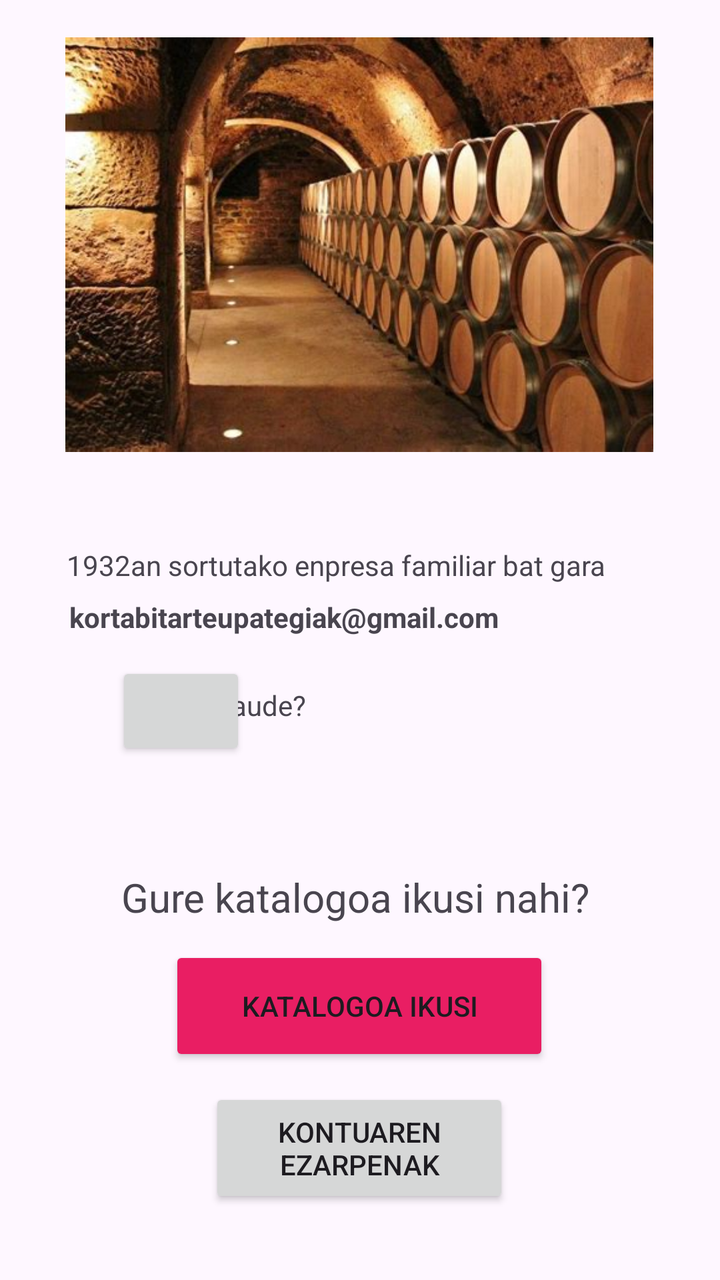
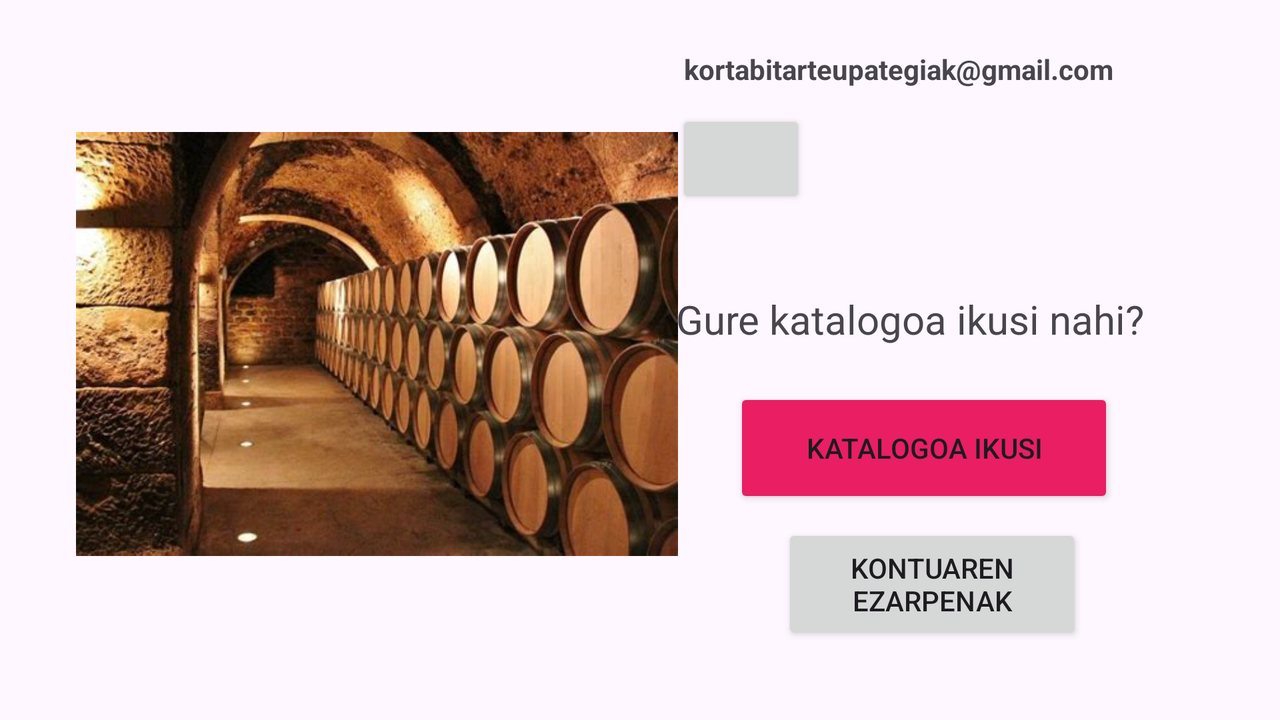

An Android layout and its configuration variant, each rendered on a device that would load it. The default file and the variant file are quoted in full after the pictures.
<!-- AndroidManifest.xml: application theme Theme.KortabitarteUpategiak -->
<!-- res/layout/fragment_menua.xml -->
<?xml version="1.0" encoding="utf-8"?>
<FrameLayout xmlns:android="http://schemas.android.com/apk/res/android"
    xmlns:app="http://schemas.android.com/apk/res-auto"
    xmlns:tools="http://schemas.android.com/tools"
    android:layout_width="match_parent"
    android:layout_height="match_parent"
    tools:context=".Menua">

    <androidx.constraintlayout.widget.ConstraintLayout
        android:layout_width="match_parent"
        android:layout_height="match_parent">

        <ImageView
            android:id="@+id/imageView4"
            android:layout_width="294dp"
            android:layout_height="280dp"
            android:layout_marginStart="58dp"
            android:layout_marginEnd="59dp"
            android:layout_marginBottom="11dp"
            android:src="@drawable/bod"
            app:layout_constraintBottom_toTopOf="@+id/textView6"
            app:layout_constraintEnd_toEndOf="parent"
            app:layout_constraintStart_toStartOf="parent" />

        <Button
            android:id="@+id/kontuaBtn"
            android:layout_width="150dp"
            android:layout_height="60dp"
            android:layout_marginStart="130dp"
            android:layout_marginEnd="131dp"
            android:layout_marginBottom="36dp"
            android:text="Kontuaren Ezarpenak"
            app:icon="@android:drawable/ic_menu_sort_by_size"
            app:layout_constraintBottom_toBottomOf="parent"
            app:layout_constraintEnd_toEndOf="parent"
            app:layout_constraintStart_toStartOf="parent" />

        <TextView
            android:id="@+id/textView7"
            android:layout_width="238dp"
            android:layout_height="38dp"
            android:layout_marginStart="86dp"
            android:layout_marginEnd="87dp"
            android:text="Gure katalogoa ikusi nahi?"
            android:textSize="20sp"
            app:layout_constraintBottom_toTopOf="@+id/katalogoBtn"
            app:layout_constraintEnd_toEndOf="parent"
            app:layout_constraintStart_toStartOf="parent" />

        <Button
            android:id="@+id/katalogoBtn"
            android:layout_width="190dp"
            android:layout_height="60dp"
            android:layout_marginStart="110dp"
            android:layout_marginEnd="111dp"
            android:layout_marginBottom="11dp"
            android:backgroundTint="#E91E63"
            android:text="Katalogoa Ikusi"
            app:cornerRadius="5dp"
            app:layout_constraintBottom_toTopOf="@+id/kontuaBtn"
            app:layout_constraintEnd_toEndOf="parent"
            app:layout_constraintStart_toStartOf="parent" />

        <TextView
            android:id="@+id/ongiEtorriText"
            android:layout_width="300dp"
            android:layout_height="50dp"
            android:layout_marginStart="58dp"
            android:layout_marginTop="16dp"
            android:layout_marginEnd="53dp"
            android:layout_marginBottom="7dp"
            android:text="Ongi etorri, "
            android:textSize="25sp"
            app:layout_constraintBottom_toTopOf="@+id/imageView4"
            app:layout_constraintEnd_toEndOf="parent"
            app:layout_constraintStart_toStartOf="parent"
            app:layout_constraintTop_toTopOf="parent" />

        <Button
            android:id="@+id/locationBtn"
            android:layout_width="65dp"
            android:layout_height="49dp"
            android:layout_marginStart="58dp"
            android:layout_marginBottom="55dp"
            app:cornerRadius="5dp"
            app:icon="@android:drawable/ic_dialog_info"
            app:layout_constraintBottom_toTopOf="@+id/textView7"
            app:layout_constraintStart_toStartOf="parent" />

        <TextView
            android:id="@+id/textView6"
            android:layout_width="wrap_content"
            android:layout_height="wrap_content"
            android:layout_marginStart="58dp"
            android:layout_marginEnd="82dp"
            android:layout_marginBottom="7dp"
            android:text="1932an sortutako enpresa familiar bat gara"
            app:layout_constraintBottom_toTopOf="@+id/textView8"
            app:layout_constraintEnd_toEndOf="parent"
            app:layout_constraintStart_toStartOf="parent" />

        <TextView
            android:id="@+id/textView8"
            android:layout_width="wrap_content"
            android:layout_height="wrap_content"
            android:layout_marginStart="58dp"
            android:layout_marginEnd="134dp"
            android:layout_marginBottom="13dp"
            android:text="kortabitarteupategiak@gmail.com"
            android:textStyle="bold"
            app:layout_constraintBottom_toTopOf="@+id/locationBtn"
            app:layout_constraintEnd_toEndOf="parent"
            app:layout_constraintStart_toStartOf="parent" />

        <TextView
            android:id="@+id/textView9"
            android:layout_width="wrap_content"
            android:layout_height="wrap_content"
            android:layout_marginEnd="207dp"
            android:layout_marginBottom="73dp"
            android:text="Non gaude?"
            app:layout_constraintBottom_toTopOf="@+id/textView7"
            app:layout_constraintEnd_toEndOf="parent" />
    </androidx.constraintlayout.widget.ConstraintLayout>
</FrameLayout>
<!-- resources referenced by this layout -->
<resources>
  <!-- drawable bod: jpg bitmap (drawable, 40596 bytes) -->
  <style name="Theme.KortabitarteUpategiak" parent="Base.Theme.KortabitarteUpategiak" />
  <style name="Base.Theme.KortabitarteUpategiak" parent="Theme.Material3.DayNight.NoActionBar">
          
          
      </style>
</resources>
<!-- res/layout-land/fragment_menua.xml (the author's variant of the layout above) -->
<!-- drawn on the phone turned sideways -->
<?xml version="1.0" encoding="utf-8"?>
<FrameLayout xmlns:android="http://schemas.android.com/apk/res/android"
    xmlns:app="http://schemas.android.com/apk/res-auto"
    xmlns:tools="http://schemas.android.com/tools"
    android:layout_width="match_parent"
    android:layout_height="match_parent"
    tools:context=".Menua">

    <androidx.constraintlayout.widget.ConstraintLayout
        android:layout_width="match_parent"
        android:layout_height="match_parent">

        <ImageView
            android:id="@+id/imageView5"
            android:layout_width="301dp"
            android:layout_height="238dp"
            android:layout_marginStart="38dp"
            android:layout_marginBottom="69dp"
            android:src="@drawable/bod"
            app:layout_constraintBottom_toBottomOf="parent"
            app:layout_constraintStart_toStartOf="parent" />

        <Button
            android:id="@+id/kontuaBtn"
            android:layout_width="150dp"
            android:layout_height="60dp"
            android:layout_marginEnd="99dp"
            android:layout_marginBottom="38dp"
            android:text="Kontuaren Ezarpenak"
            app:icon="@android:drawable/ic_menu_sort_by_size"
            app:layout_constraintBottom_toBottomOf="parent"
            app:layout_constraintEnd_toEndOf="parent" />

        <Button
            android:id="@+id/katalogoBtn"
            android:layout_width="190dp"
            android:layout_height="60dp"
            android:layout_marginEnd="83dp"
            android:layout_marginBottom="8dp"
            android:backgroundTint="#E91E63"
            android:text="Katalogoa Ikusi"
            app:cornerRadius="5dp"
            app:layout_constraintBottom_toTopOf="@+id/kontuaBtn"
            app:layout_constraintEnd_toEndOf="parent" />

        <Button
            android:id="@+id/locationBtn"
            android:layout_width="65dp"
            android:layout_height="49dp"
            android:layout_marginEnd="237dp"
            android:layout_marginBottom="42dp"
            app:cornerRadius="5dp"
            app:icon="@android:drawable/ic_dialog_info"
            app:layout_constraintBottom_toTopOf="@+id/textView10"
            app:layout_constraintEnd_toEndOf="parent" />

        <TextView
            android:id="@+id/textView11"
            android:layout_width="wrap_content"
            android:layout_height="wrap_content"
            android:layout_marginTop="46dp"
            android:layout_marginEnd="31dp"
            android:layout_marginBottom="11dp"
            android:text="1932an sortutako enpresa familiar bat gara"
            app:layout_constraintBottom_toTopOf="@+id/textView12"
            app:layout_constraintEnd_toEndOf="parent"
            app:layout_constraintTop_toTopOf="parent" />

        <TextView
            android:id="@+id/textView12"
            android:layout_width="wrap_content"
            android:layout_height="wrap_content"
            android:layout_marginEnd="83dp"
            android:layout_marginBottom="11dp"
            android:text="kortabitarteupategiak@gmail.com"
            android:textStyle="bold"
            app:layout_constraintBottom_toTopOf="@+id/locationBtn"
            app:layout_constraintEnd_toEndOf="parent" />

        <TextView
            android:id="@+id/textView10"
            android:layout_width="238dp"
            android:layout_height="38dp"
            android:layout_marginEnd="64dp"
            android:layout_marginBottom="10dp"
            android:text="Gure katalogoa ikusi nahi?"
            android:textSize="20sp"
            app:layout_constraintBottom_toTopOf="@+id/katalogoBtn"
            app:layout_constraintEnd_toEndOf="parent" />

        <TextView
            android:id="@+id/ongiEtorriText"
            android:layout_width="300dp"
            android:layout_height="50dp"
            android:layout_marginStart="38dp"
            android:layout_marginTop="35dp"
            android:layout_marginBottom="19dp"
            android:text="Ongi etorri, "
            android:textSize="25sp"
            app:layout_constraintBottom_toTopOf="@+id/imageView5"
            app:layout_constraintStart_toStartOf="parent"
            app:layout_constraintTop_toTopOf="parent" />

    </androidx.constraintlayout.widget.ConstraintLayout>
</FrameLayout>
